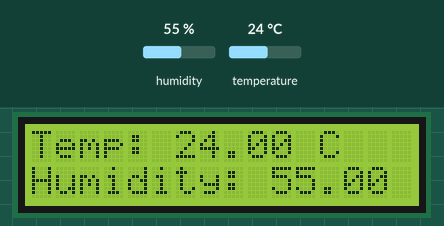
This sketch was run on a simulated Arduino Uno, built with avr-gcc and run on an emulated ATmega328P. Parts: 16×2 character LCD. The inputs (shaded band) are chosen by the test bench; at power-on: humidity 55 %, temperature 24 °C. What the sketch prints to the serial monitor is not drawn.

Above: at 1.2 s.
1.3 s: humidity set to 22 %
At 3.5 s:
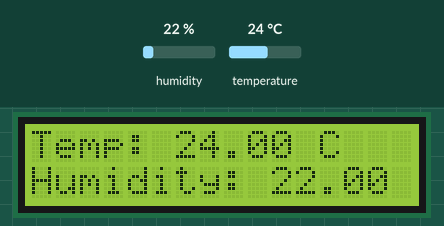
4.1 s: temperature set to 12 °C
At 4.7 s:
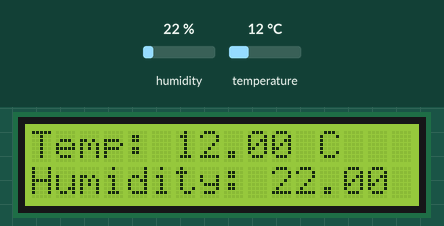
6.9 s: humidity set to 40 %
At 9.5 s:
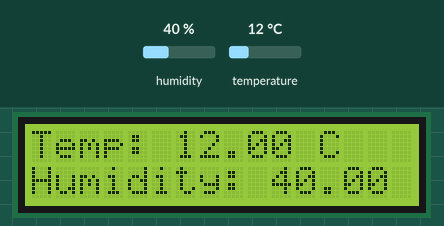
9.8 s: temperature set to 19 °C
At 10.8 s:
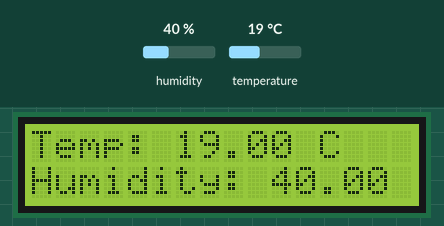
Timing chart, 0 to 12.8 s (numbered marks = the images above; inputs shaded):
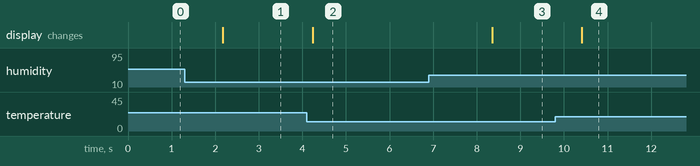

The sketch:

dht11.ino
```cpp
// DHT11 Temperature and Humidity Monitoring with LCD
// Author: Mahesh
// DHT11 Data Pin connected to Digital Pin 2
// LCD I2C Address: 0x27 (Change to 0x3F if needed)

#include <DHT.h>
#include <Wire.h>
#include <LiquidCrystal_I2C.h>

// Pin Definitions
#define DHTPIN 2
#define DHTTYPE DHT11

// Object Initialization
DHT dht(DHTPIN, DHTTYPE);
LiquidCrystal_I2C lcd(0x27, 16, 2);

// Variables
float temperature;
float humidity;

void setup() {

  Serial.begin(9600);

  dht.begin();

  lcd.init();
  lcd.backlight();

  Serial.println("DHT11 Sensor Ready...");
}

void loop() {

  // Read temperature and humidity
  temperature = dht.readTemperature();
  humidity = dht.readHumidity();

  // Check if reading failed
  if (isnan(temperature) || isnan(humidity)) {

    Serial.println("Error reading from DHT11!");

    lcd.clear();
    lcd.setCursor(0, 0);
    lcd.print("Sensor Error");

    delay(2000);
    return;
  }

  // Print on Serial Monitor
  Serial.print("Temperature: ");
  Serial.print(temperature);
  Serial.println(" °C");

  Serial.print("Humidity: ");
  Serial.print(humidity);
  Serial.println(" %");

  // Display on LCD
  lcd.clear();

  lcd.setCursor(0, 0);
  lcd.print("Temp: ");
  lcd.print(temperature);
  lcd.print(" C");

  lcd.setCursor(0, 1);
  lcd.print("Humidity: ");
  lcd.print(humidity);
  lcd.print(" %");

  delay(2000);   // Wait 2 seconds before next reading
}
```

Measured:
- after the input at 1.3 s, the display: changes after 0.88 s (image 1)
- after the input at 4.1 s, the display: changes after 0.14 s (image 2)
- after the input at 6.9 s, the display: changes after 1.5 s (image 3)
- after the input at 9.8 s, the display: changes after 0.61 s (image 4)
